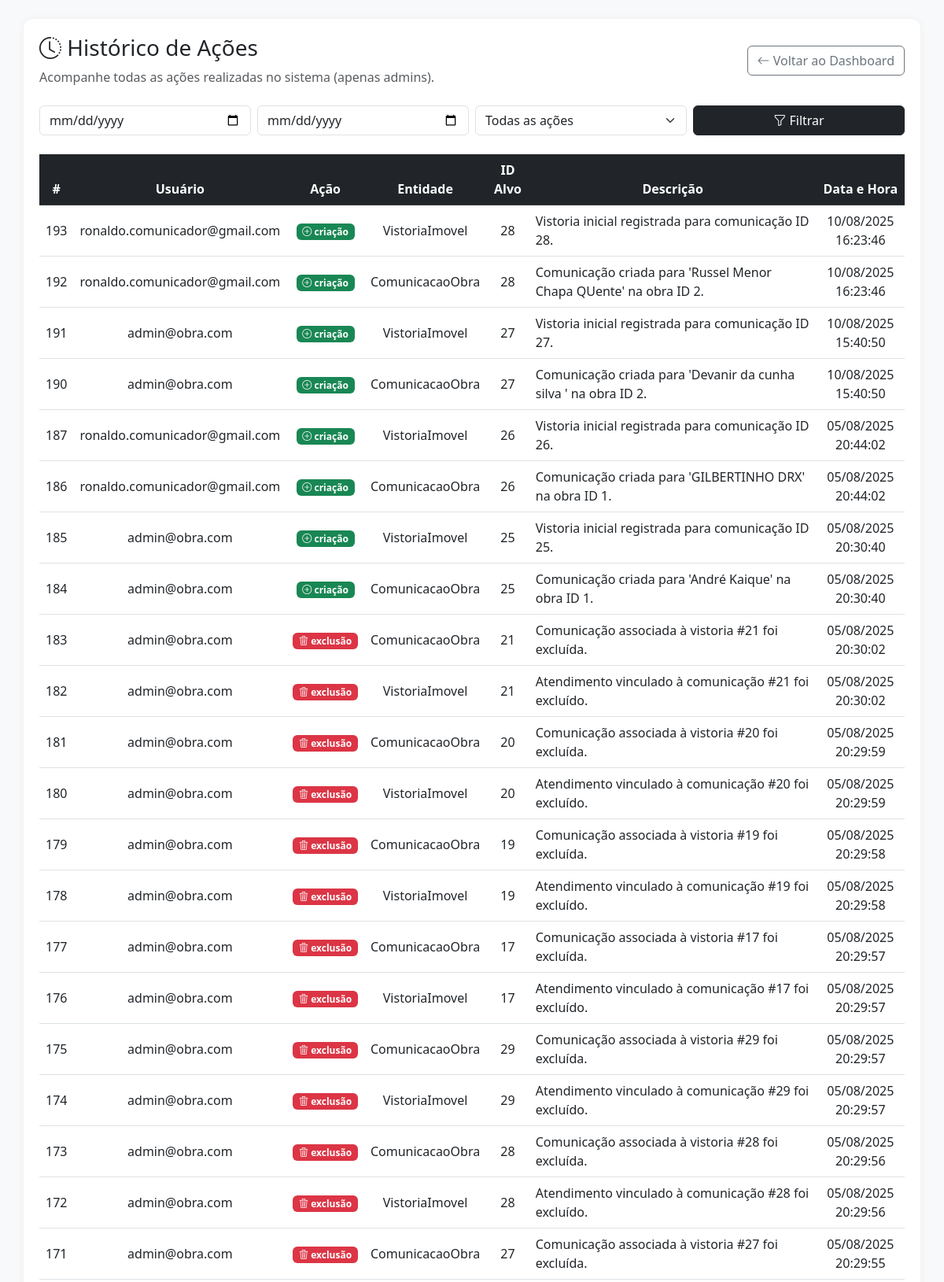
Page /historico (signed in, upper part) on the committed database.
### app/models.py (models this page shows)
class HistoricoAcao(db.Model):
    id = db.Column(db.Integer, primary_key=True)
    usuario_id = db.Column(db.Integer, db.ForeignKey('user.id'), nullable=False)
    tipo_acao = db.Column(db.String(20))
    entidade = db.Column(db.String(50))
    entidade_id = db.Column(db.Integer)
    data_hora = db.Column(db.DateTime, default=datetime.utcnow)
    observacao = db.Column(db.Text)
    usuario = db.relationship("User", backref="historicos")

class User(db.Model):
    id = db.Column(db.Integer, primary_key=True)
    nome = db.Column(db.String(100), nullable=True)  # <-- temporariamente
    email = db.Column(db.String(120), unique=True, nullable=False)
    password = db.Column(db.String(120), nullable=False)
    cargo = db.Column(db.String(50), default="usuario")
    rg = db.Column(db.String(20), nullable=True)  # ✅ Adicionado aqui
    obra_id = db.Column(db.Integer, db.ForeignKey('obra.id'))
    obra = db.relationship('Obra', backref='usuarios')
    vistorias_responsavel = db.relationship(
        'VistoriaImovel',
        foreign_keys='VistoriaImovel.usuario_id',
        back_populates='usuario'
    )
    vistorias_que_finalizei = db.relationship(
        'VistoriaImovel',
        foreign_keys='VistoriaImovel.finalizada_por_user_id',
        back_populates='finalizada_por'
    )

### app/auth/routes.py (the view)
@auth_bp.route('/historico')
def historico():
    if session.get('cargo') != 'admin':
        flash('Apenas administradores podem acessar o histórico.', 'danger')
        return redirect(url_for('auth.dashboard'))
    query = HistoricoAcao.query.join(User).order_by(HistoricoAcao.data_hora.desc())
    tipo = request.args.get("tipo")
    inicio = request.args.get("inicio")
    fim = request.args.get("fim")
    if tipo:
        query = query.filter(HistoricoAcao.tipo_acao == tipo)
    if inicio:
        query = query.filter(HistoricoAcao.data_hora >= datetime.strptime(inicio, "%Y-%m-%d"))
    if fim:
        query = query.filter(HistoricoAcao.data_hora <= datetime.strptime(fim, "%Y-%m-%d"))
    acoes = query.all()
    return render_template("historico/historico.html", acoes=acoes)

### templates/historico/historico.html (shortened to what this page needs)
<!DOCTYPE html>
<html lang="pt-BR">
<head>
  <link href="https://cdn.jsdelivr.net/npm/bootstrap@5.3.0/dist/css/bootstrap.min.css" rel="stylesheet">
  <link href="https://cdn.jsdelivr.net/npm/bootstrap-icons@1.10.5/font/bootstrap-icons.css" rel="stylesheet">
</head>
<body class="bg-light p-3 p-md-4">
  <div class="container container-box">
    <header class="d-flex flex-column flex-md-row justify-content-between align-items-start align-items-md-center mb-4">
      <div>
        <h3><i class="bi bi-clock-history"></i> Histórico de Ações</h3>
        <p class="text-muted mb-0">Acompanhe todas as ações realizadas no sistema (apenas admins).</p>
      </div>
      <a href="{{ url_for('auth.dashboard') }}" class="btn btn-outline-secondary">
        <i class="bi bi-arrow-left"></i> Voltar ao Dashboard
      </a>
    </header>
    <form class="row g-2 mb-4" method="get">
      <div class="col-md-3">
        <input type="date" name="inicio" class="form-control" value="{{ request.args.inicio }}">
      </div>
      <div class="col-md-3">
        <input type="date" name="fim" class="form-control" value="{{ request.args.fim }}">
      </div>
      <div class="col-md-3">
        <select name="tipo" class="form-select">
          <option value="">Todas as ações</option>
        </select>
      </div>
      <div class="col-md-3 d-grid">
        <button class="btn btn-dark" type="submit"><i class="bi bi-funnel"></i> Filtrar</button>
      </div>
    </form>
    <div class="table-responsive">
      <table class="table table-hover align-middle">
        <thead class="table-dark text-center">
          <tr>
            <th>#</th>
            <th>Usuário</th>
            <th>Ação</th>
            <th>Entidade</th>
            <th>ID Alvo</th>
            <th>Descrição</th>
            <th>Data e Hora</th>
          </tr>
        </thead>
        <tbody class="text-center">
          {% for acao in acoes %}
          <tr>
            <td>{{ acao.id }}</td>
            <td>{{ acao.usuario.email }}</td>
            <td>
              {% if acao.tipo_acao == "criação" %}
              <span class="badge bg-success"><i class="bi bi-plus-circle"></i> {{ acao.tipo_acao }}</span>
              {% elif acao.tipo_acao == "edição" %}
              <span class="badge bg-warning text-dark"><i class="bi bi-pencil-square"></i> {{ acao.tipo_acao }}</span>
              {% elif acao.tipo_acao == "exclusão" %}
              <span class="badge bg-danger"><i class="bi bi-trash3"></i> {{ acao.tipo_acao }}</span>
              {% else %}
              {{ acao.tipo_acao }}
              {% endif %}
            </td>
            <td>{{ acao.entidade }}</td>
            <td>{{ acao.entidade_id }}</td>
            <td class="text-start">{{ acao.observacao }}</td>
            <td>{{ acao.data_hora.strftime('%d/%m/%Y %H:%M:%S') }}</td>
          </tr>
          {% endfor %}
        </tbody>
      </table>
    </div>
  </div>
</body>
</html>

### templates/historico/historico.html (style rules this page uses)
body { background-color: #f8f9fa; }
.container-box { background: #fff; padding: 20px; border-radius: 12px; box-shadow: 0 0 10px rgba(0, 0, 0, 0.05); }

### rows in the picture
HistoricoAcao: id "193", usuario.email "ronaldo.comunicador@gmail.com", tipo_acao "criação", entidade "VistoriaImovel", entidade_id "28", observacao "Vistoria inicial registrada para comunicação ID 28.", data_hora "10/08/2025 16:23:46"
HistoricoAcao: id "192", usuario.email "ronaldo.comunicador@gmail.com", tipo_acao "criação", entidade "ComunicacaoObra", entidade_id "28", observacao "Comunicação criada para 'Russel Menor Chapa QUente' na obra ID 2.", data_hora "10/08/2025 16:23:46"
HistoricoAcao: id "191", usuario.email "admin@obra.com", tipo_acao "criação", entidade "VistoriaImovel", entidade_id "27", observacao "Vistoria inicial registrada para comunicação ID 27.", data_hora "10/08/2025 15:40:50"
HistoricoAcao: id "190", usuario.email "admin@obra.com", tipo_acao "criação", entidade "ComunicacaoObra", entidade_id "27", observacao "Comunicação criada para 'Devanir da cunha silva ' na obra ID 2.", data_hora "10/08/2025 15:40:50"
HistoricoAcao: id "187", usuario.email "ronaldo.comunicador@gmail.com", tipo_acao "criação", entidade "VistoriaImovel", entidade_id "26", observacao "Vistoria inicial registrada para comunicação ID 26.", data_hora "05/08/2025 20:44:02"
HistoricoAcao: id "186", usuario.email "ronaldo.comunicador@gmail.com", tipo_acao "criação", entidade "ComunicacaoObra", entidade_id "26", observacao "Comunicação criada para 'GILBERTINHO DRX' na obra ID 1.", data_hora "05/08/2025 20:44:02"
HistoricoAcao: id "185", usuario.email "admin@obra.com", tipo_acao "criação", entidade "VistoriaImovel", entidade_id "25", observacao "Vistoria inicial registrada para comunicação ID 25.", data_hora "05/08/2025 20:30:40"
HistoricoAcao: id "184", usuario.email "admin@obra.com", tipo_acao "criação", entidade "ComunicacaoObra", entidade_id "25", observacao "Comunicação criada para 'André Kaique' na obra ID 1.", data_hora "05/08/2025 20:30:40"
HistoricoAcao: id "183", usuario.email "admin@obra.com", tipo_acao "exclusão", entidade "ComunicacaoObra", entidade_id "21", observacao "Comunicação associada à vistoria #21 foi excluída.", data_hora "05/08/2025 20:30:02"
HistoricoAcao: id "182", usuario.email "admin@obra.com", tipo_acao "exclusão", entidade "VistoriaImovel", entidade_id "21", observacao "Atendimento vinculado à comunicação #21 foi excluído.", data_hora "05/08/2025 20:30:02"
HistoricoAcao: id "181", usuario.email "admin@obra.com", tipo_acao "exclusão", entidade "ComunicacaoObra", entidade_id "20", observacao "Comunicação associada à vistoria #20 foi excluída.", data_hora "05/08/2025 20:29:59"
HistoricoAcao: id "180", usuario.email "admin@obra.com", tipo_acao "exclusão", entidade "VistoriaImovel", entidade_id "20", observacao "Atendimento vinculado à comunicação #20 foi excluído.", data_hora "05/08/2025 20:29:59"
HistoricoAcao: id "179", usuario.email "admin@obra.com", tipo_acao "exclusão", entidade "ComunicacaoObra", entidade_id "19", observacao "Comunicação associada à vistoria #19 foi excluída.", data_hora "05/08/2025 20:29:58"
HistoricoAcao: id "178", usuario.email "admin@obra.com", tipo_acao "exclusão", entidade "VistoriaImovel", entidade_id "19", observacao "Atendimento vinculado à comunicação #19 foi excluído.", data_hora "05/08/2025 20:29:58"
HistoricoAcao: id "177", usuario.email "admin@obra.com", tipo_acao "exclusão", entidade "ComunicacaoObra", entidade_id "17", observacao "Comunicação associada à vistoria #17 foi excluída.", data_hora "05/08/2025 20:29:57"
HistoricoAcao: id "176", usuario.email "admin@obra.com", tipo_acao "exclusão", entidade "VistoriaImovel", entidade_id "17", observacao "Atendimento vinculado à comunicação #17 foi excluído.", data_hora "05/08/2025 20:29:57"
HistoricoAcao: id "175", usuario.email "admin@obra.com", tipo_acao "exclusão", entidade "ComunicacaoObra", entidade_id "29", observacao "Comunicação associada à vistoria #29 foi excluída.", data_hora "05/08/2025 20:29:57"
HistoricoAcao: id "174", usuario.email "admin@obra.com", tipo_acao "exclusão", entidade "VistoriaImovel", entidade_id "29", observacao "Atendimento vinculado à comunicação #29 foi excluído.", data_hora "05/08/2025 20:29:57"
HistoricoAcao: id "173", usuario.email "admin@obra.com", tipo_acao "exclusão", entidade "ComunicacaoObra", entidade_id "28", observacao "Comunicação associada à vistoria #28 foi excluída.", data_hora "05/08/2025 20:29:56"
HistoricoAcao: id "172", usuario.email "admin@obra.com", tipo_acao "exclusão", entidade "VistoriaImovel", entidade_id "28", observacao "Atendimento vinculado à comunicação #28 foi excluído.", data_hora "05/08/2025 20:29:56"
HistoricoAcao: id "171", usuario.email "admin@obra.com", tipo_acao "exclusão", entidade "ComunicacaoObra", entidade_id "27", observacao "Comunicação associada à vistoria #27 foi excluída.", data_hora "05/08/2025 20:29:55"
